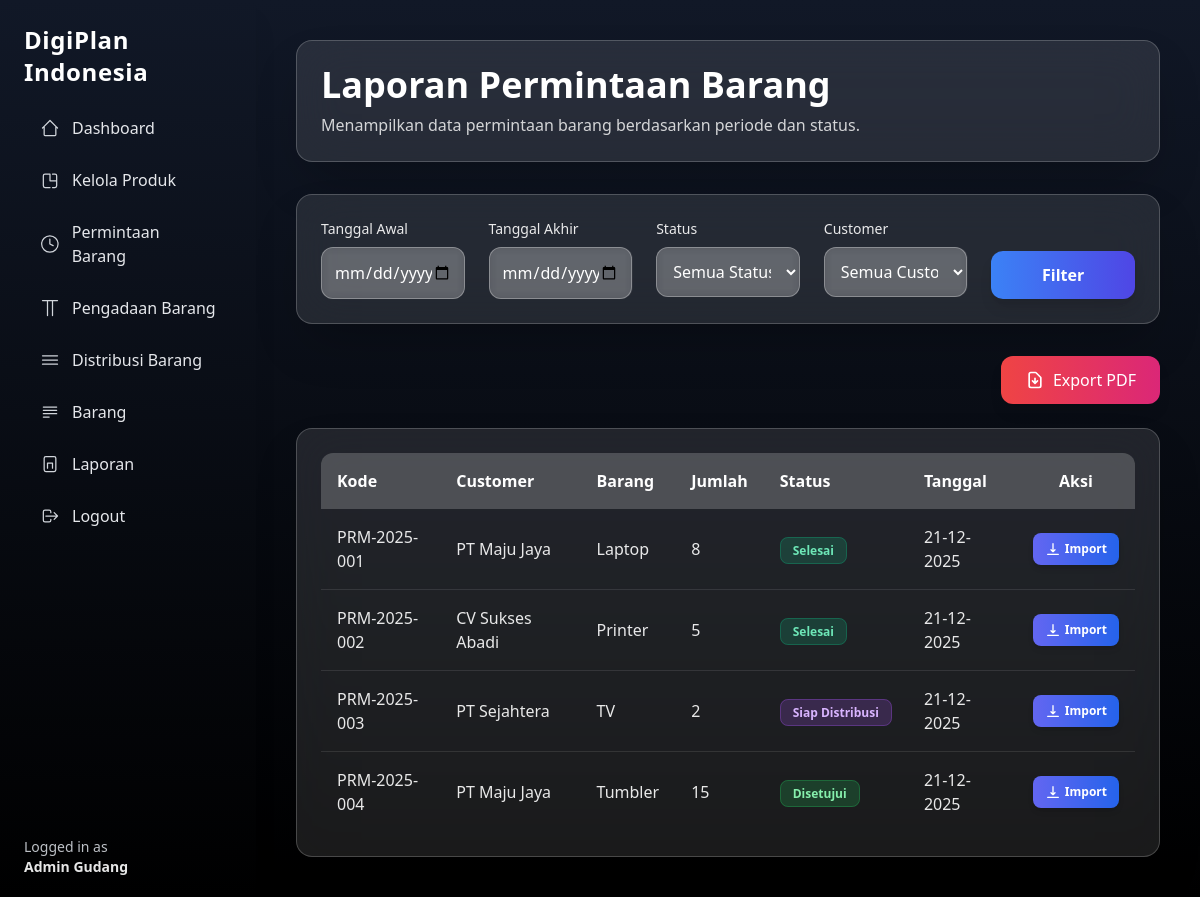
Before: /admin/reports/item-request.php (signed in) with the older database file.
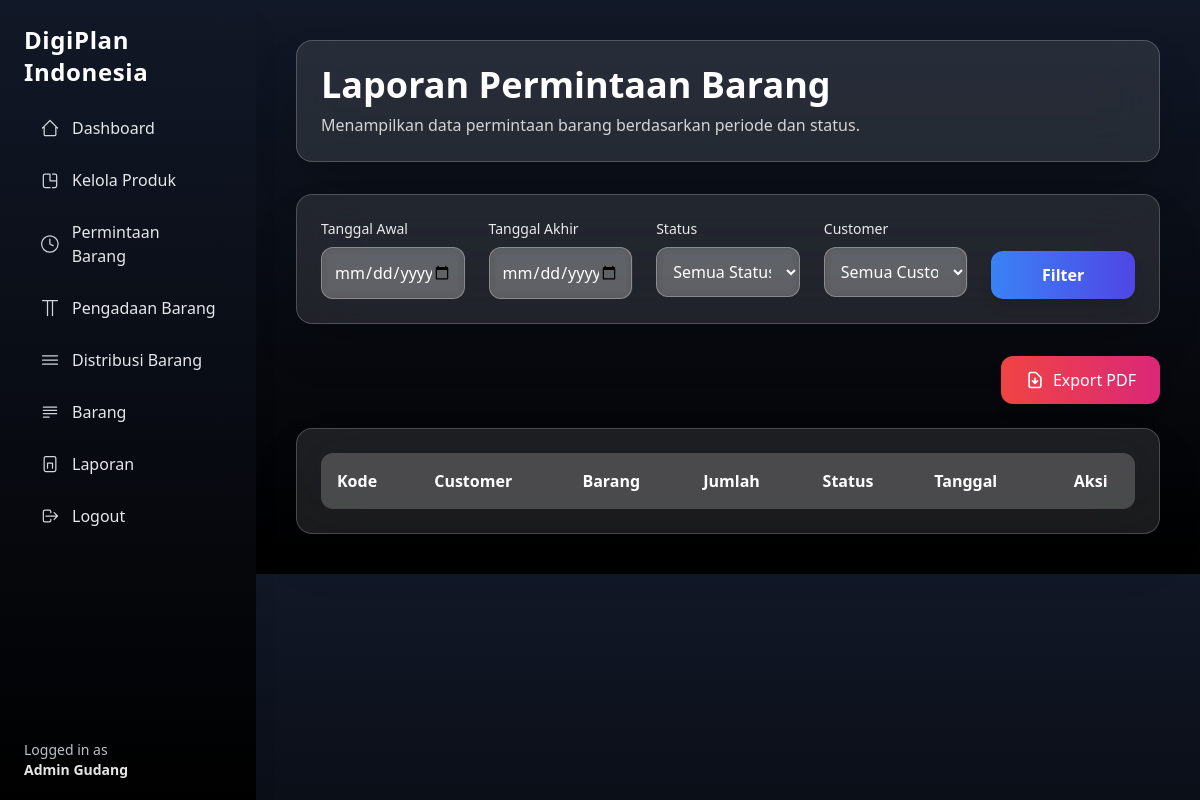
After: the same page with the newer database file.
### tables this page shows
CREATE TABLE permintaan_barang (
  id INT AUTO_INCREMENT PRIMARY KEY,
  kode_permintaan VARCHAR(50) UNIQUE,
  user_id INT,
  nama_barang VARCHAR(100),
  merk VARCHAR(100),
  warna VARCHAR(100),
  jumlah INT,
  status ENUM(
    'diajukan','ditolak','dibatalkan',
    'disetujui','dalam_pengadaan',
    'siap_distribusi','selesai'
  ),
  admin_id INT,
  tanggal_verifikasi DATETIME,
  catatan_admin TEXT,
  created_at TIMESTAMP DEFAULT CURRENT_TIMESTAMP,
  deleted_at DATETIME DEFAULT NULL,
  FOREIGN KEY (user_id) REFERENCES users(id),
  FOREIGN KEY (admin_id) REFERENCES users(id)
);

CREATE TABLE users (
  id INT AUTO_INCREMENT PRIMARY KEY,
  name VARCHAR(100),
  email VARCHAR(100) UNIQUE,
  password VARCHAR(255),
  role_id INT,
  created_at TIMESTAMP DEFAULT CURRENT_TIMESTAMP,
  deleted_at DATETIME DEFAULT NULL,
  FOREIGN KEY (role_id) REFERENCES roles(id)
);

### include/base-url.php (called while the page is built)
<?php
$base_url = "/digiplan_indonesia/";

### admin/reports/item-request.php (the view, shortened to what this page needs)
<?php
require '../../include/conn.php';
$tgl_awal  = $_GET['tgl_awal']  ?? '';
$tgl_akhir = $_GET['tgl_akhir'] ?? '';
$status    = $_GET['status']    ?? '';
$customer  = $_GET['customer']  ?? '';
$where = "WHERE 1=1";
$query = "
SELECT pb.*, u.name AS customer
FROM permintaan_barang pb
JOIN users u ON pb.user_id = u.id
$where
ORDER BY pb.created_at DESC
";
$data = mysqli_query($conn, $query);
?>
<!DOCTYPE html>
<html lang="id">
<head>
  <script src="https://cdn.tailwindcss.com"></script>
</head>
<body class="bg-gradient-to-b from-gray-900 to-black text-white">
  <?php include '../../include/layouts/sidebar-admin.php'; ?>
  <main class="ml-64 p-10 flex-1">
    <div class="max-w-7xl mx-auto">
      <div class="backdrop-blur-xl bg-white/10 border border-white/20 p-6 rounded-2xl shadow-2xl mb-8">
        <h1 class="text-4xl font-bold text-white mb-2">Laporan Permintaan Barang</h1>
        <p class="text-white/80">Menampilkan data permintaan barang berdasarkan periode dan status.</p>
      </div>
      <form method="GET" class="backdrop-blur-xl bg-white/10 border border-white/20 p-6 rounded-2xl shadow-2xl mb-8 grid grid-cols-1 md:grid-cols-5 gap-6">
        <div>
          <label class="block text-sm font-medium text-white/90 mb-2">Tanggal Awal</label>
          <input type="date" name="tgl_awal" value="<?= $tgl_awal ?>" class="w-full p-3 bg-white/20 border border-white/30 rounded-xl text-white placeholder-white/50 focus:outline-none focus:ring-2 focus:ring-indigo-500 focus:border-transparent backdrop-blur-sm">
        </div>
        <div>
          <label class="block text-sm font-medium text-white/90 mb-2">Tanggal Akhir</label>
          <input type="date" name="tgl_akhir" value="<?= $tgl_akhir ?>" class="w-full p-3 bg-white/20 border border-white/30 rounded-xl text-white placeholder-white/50 focus:outline-none focus:ring-2 focus:ring-indigo-500 focus:border-transparent backdrop-blur-sm">
        </div>
        <div>
          <label class="block text-sm font-medium text-white/90 mb-2">Status</label>
          <select name="status" class="w-full p-3 bg-white/20 border border-white/30 rounded-xl text-white placeholder-white/50 focus:outline-none focus:ring-2 focus:ring-indigo-500 focus:border-transparent backdrop-blur-sm">
            <option class="text-black" value="">Semua Status</option>
          </select>
        </div>
        <div>
          <label class="block text-sm font-medium text-white/90 mb-2">Customer</label>
          <select name="customer"
            class="w-full p-3 bg-white/20 border border-white/30 rounded-xl text-white placeholder-white/50
           focus:outline-none focus:ring-2 focus:ring-indigo-500 focus:border-transparent backdrop-blur-sm">
            <option class="text-black" value="">Semua Customer</option>
          </select>
        </div>
        <div class="flex items-end">
          <button type="submit" class="w-full py-3 bg-gradient-to-r from-blue-500 to-indigo-600 hover:from-blue-600 hover:to-indigo-700 text-white rounded-xl shadow-lg transform hover:scale-105 transition-all duration-200 font-semibold">
            Filter
          </button>
        </div>
      </form>
      <div class="flex justify-end mb-6">
        <a href="item-request-pdf.php?tgl_awal=<?= $tgl_awal ?>&tgl_akhir=<?= $tgl_akhir ?>&status=<?= $status ?>&customer=<?= $customer ?>"
          target="_blank"
          class="inline-flex items-center px-6 py-3 bg-gradient-to-r from-red-500 to-pink-600 hover:from-red-600 hover:to-pink-700 text-white rounded-xl shadow-lg transform hover:scale-105 transition-all duration-200">
          <svg class="w-5 h-5 mr-2" fill="none" stroke="currentColor" viewBox="0 0 24 24">
            <path stroke-linecap="round" stroke-linejoin="round" stroke-width="2" d="M12 10v6m0 0l-3-3m3 3l3-3m2 8H7a2 2 0 01-2-2V5a2 2 0 012-2h5.586a1 1 0 01.707.293l5.414 5.414a1 1 0 01.293.707V19a2 2 0 01-2 2z"></path>
          </svg>
          Export PDF
        </a>
      </div>
      <div class="backdrop-blur-xl bg-white/10 border border-white/20 p-6 rounded-2xl shadow-2xl overflow-x-auto">
        <table class="w-full border-collapse rounded-xl overflow-hidden">
          <thead>
            <tr class="bg-white/20 text-white">
              <th class="p-4 text-left">Kode</th>
              <th class="p-4 text-left">Customer</th>
              <th class="p-4 text-left">Barang</th>
              <th class="p-4 text-left">Jumlah</th>
              <th class="p-4 text-left">Status</th>
              <th class="p-4 text-left">Tanggal</th>
              <th class="p-4 text-center">Aksi</th>
            </tr>
          </thead>
          <tbody class="divide-y divide-white/10">
            <?php while ($row = mysqli_fetch_assoc($data)): ?>
              <tr class="hover:bg-white/5 transition-colors duration-200">
                <td class="p-4 text-white/90 font-medium"><?= $row['kode_permintaan'] ?></td>
                <td class="p-4 text-white/90"><?= $row['customer'] ?></td>
                <td class="p-4 text-white/90"><?= $row['nama_barang'] ?></td>
                <td class="p-4 text-white/90"><?= $row['jumlah'] ?></td>
                <td class="p-4 capitalize">
                  <?php
                  switch ($row['status']) {
                    case 'disetujui':
                      echo "<span class='px-3 py-1 bg-green-500/20 text-green-300 rounded-lg text-xs font-semibold whitespace-nowrap border border-green-500/30'>
              Disetujui
            </span>";
                      break;
                    case 'siap_distribusi':
                      echo "<span class='px-3 py-1 bg-purple-500/20 text-purple-300 rounded-lg text-xs font-semibold whitespace-nowrap border border-purple-500/30'>
              Siap Distribusi
            </span>";
                      break;
                    case 'selesai':
                      echo "<span class='px-3 py-1 bg-emerald-500/20 text-emerald-300 rounded-lg text-xs font-semibold whitespace-nowrap border border-emerald-500/30'>
              Selesai
            </span>";
                      break;
                  }
                  ?>
                </td>
                <td class="p-4 text-white/90"><?= date('d-m-Y', strtotime($row['created_at'])) ?></td>
                <td class="p-4 text-center">
                  <a href="../single-report-pdf/item-request.php?id=<?= $row['id'] ?>"
                    target="_blank"
                    class="inline-flex items-center px-3 py-2
            bg-gradient-to-r from-indigo-500 to-blue-600
            hover:from-indigo-600 hover:to-blue-700
            text-white text-xs font-semibold rounded-lg
            shadow-md transform hover:scale-105 transition">
                    <svg class="w-4 h-4 mr-1" fill="none" stroke="currentColor" viewBox="0 0 24 24">
                      <path stroke-linecap="round" stroke-linejoin="round" stroke-width="2"
                        d="M12 4v12m0 0l-3-3m3 3l3-3m5 7H4" />
                    </svg>
                    Import
                  </a>
                </td>
              </tr>
            <?php endwhile; ?>
          </tbody>
        </table>
      </div>
    </div>
  </main>
</body>
</html>

### include/layouts/sidebar-admin.php (shortened to what this page needs)
<aside class="w-64 min-h-screen bg-gradient-to-b from-gray-900 to-black text-gray-200 p-6 fixed shadow-xl">
  <h1 class="text-2xl font-bold mb-5 tracking-wide text-white">DigiPlan Indonesia</h1>
  <nav>
    <ul class="space-y-3">
      <li>
        <a href="<?= $base_url ?>admin/dashboard.php"
          class="flex items-center gap-3 px-4 py-2 rounded-xl transition
          hover:bg-white/10 hover:backdrop-blur-md">
          <svg xmlns="http://www.w3.org/2000/svg" class="w-5 h-5 text-gray-300" fill="none"
            viewBox="0 0 24 24" stroke="currentColor">
            <path stroke-linecap="round" stroke-linejoin="round" stroke-width="1.5"
              d="M3 12l2-2m0 0l7-7 7 7M5 10v10a1 1 0 001 1h3m10-11l2 2m-2-2v10a1 1 0 01-1 1h-3m-6 0h6" />
          </svg>
          Dashboard
        </a>
      </li>
      <li>
        <a href="<?= $base_url ?>admin/products.php"
          class="flex items-center gap-3 px-4 py-2 rounded-xl transition
          hover:bg-white/10 hover:backdrop-blur-md">
          Kelola Produk
        </a>
      </li>
      <li>
        <a href="<?= $base_url ?>admin/item-request.php"
          class="flex items-center gap-3 px-4 py-2 rounded-xl transition
          hover:bg-white/10 hover:backdrop-blur-md">
          <svg xmlns="http://www.w3.org/2000/svg" class="w-5 h-5 text-gray-300" fill="none"
            viewBox="0 0 24 24" stroke="currentColor">
            <path stroke-width="1.5" stroke-linecap="round" stroke-linejoin="round"
              d="M12 6v6l4 2m6-2a10 10 0 11-20 0 10 10 0 0120 0z" />
          </svg>
          Permintaan Barang
        </a>
      </li>
      <li>
        <a href="<?= $base_url ?>admin/procurement.php"
          class="flex items-center gap-3 px-4 py-2 rounded-xl transition
          hover:bg-white/10 hover:backdrop-blur-md">
          <svg xmlns="http://www.w3.org/2000/svg" class="w-5 h-5 text-gray-300" fill="none"
            viewBox="0 0 24 24" stroke="currentColor">
            <path stroke-width="1.5" stroke-linecap="round" stroke-linejoin="round"
              d="M3 3h18M9 3v18m6-18v18" />
          </svg>
          Pengadaan Barang
        </a>
      </li>
      <li>
        <a href="<?= $base_url ?>admin/distribution.php"
          class="flex items-center gap-3 px-4 py-2 rounded-xl transition
          hover:bg-white/10 hover:backdrop-blur-md">
          <svg xmlns="http://www.w3.org/2000/svg" class="w-5 h-5 text-gray-300" fill="none"
            viewBox="0 0 24 24" stroke="currentColor">
            <path stroke-width="1.5" stroke-linecap="round" stroke-linejoin="round"
              d="M3 7h18M3 12h18M3 17h18" />
          </svg>
          Distribusi Barang
        </a>
      </li>
      <li>
        <a href="<?= $base_url ?>admin/item.php"
          class="flex items-center gap-3 px-4 py-2 rounded-xl transition
          hover:bg-white/10 hover:backdrop-blur-md">
          <svg xmlns="http://www.w3.org/2000/svg" class="w-5 h-5 text-gray-300" fill="none"
            viewBox="0 0 24 24" stroke="currentColor">
            <path stroke-width="1.5" stroke-linecap="round" stroke-linejoin="round"
              d="M4 6h16M4 10h16M4 14h16M4 18h7" />
          </svg>
          Barang
        </a>
      </li>
      <li>
        <a href="<?= $base_url ?>admin/report.php"
          class="flex items-center gap-3 px-4 py-2 rounded-xl transition
          hover:bg-white/10 hover:backdrop-blur-md">
          <svg xmlns="http://www.w3.org/2000/svg" class="w-5 h-5 text-gray-300" fill="none"
            viewBox="0 0 24 24" stroke="currentColor">
            <path stroke-width="1.5" stroke-linecap="round" stroke-linejoin="round"
              d="M9 17v-6h6v6m-8 4h10a2 2 0 002-2V5a2 2 0 00-2-2H7a2 2 0 00-2 2v14a2 2 0 002 2z" />
          </svg>
          Laporan
        </a>
      </li>
      <li>
        <a href="<?= $base_url ?>auth/logout.php"
          class="flex items-center gap-3 px-4 py-2 rounded-xl transition
          hover:bg-white/10 hover:backdrop-blur-md">
          <svg xmlns="http://www.w3.org/2000/svg" class="w-5 h-5 text-gray-300" fill="none"
            viewBox="0 0 24 24" stroke="currentColor">
            <path stroke-linecap="round" stroke-linejoin="round" stroke-width="1.5"
              d="M17 16l4-4m0 0l-4-4m4 4H7m6 4v1a2 2 0 01-2 2H6a2 2 0 01-2-2V7a2 2 0 012-2h5a2 2 0 012 2v1" />
          </svg>
          Logout
        </a>
      </li>
    </ul>
  </nav>
  <div class="absolute bottom-5 left-6 text-sm opacity-90 text-gray-300">
    Logged in as <br>
    <span class="font-semibold text-white"><?= htmlspecialchars($_SESSION['name']); ?></span>
  </div>
</aside>

Changed rows visible on the page:
removed permintaan_barang: kode_permintaan "PRM-2025-001", user.name "PT Maju Jaya", nama_barang "Laptop", jumlah "8", status "Selesai", created_at "21-12-2025"
removed permintaan_barang: kode_permintaan "PRM-2025-002", user.name "CV Sukses Abadi", nama_barang "Printer", jumlah "5", status "Selesai", created_at "21-12-2025"
removed permintaan_barang: kode_permintaan "PRM-2025-003", user.name "PT Sejahtera", nama_barang "TV", jumlah "2", status "Siap Distribusi", created_at "21-12-2025"
removed permintaan_barang: kode_permintaan "PRM-2025-004", user.name "PT Maju Jaya", nama_barang "Tumbler", jumlah "15", status "Disetujui", created_at "21-12-2025"
